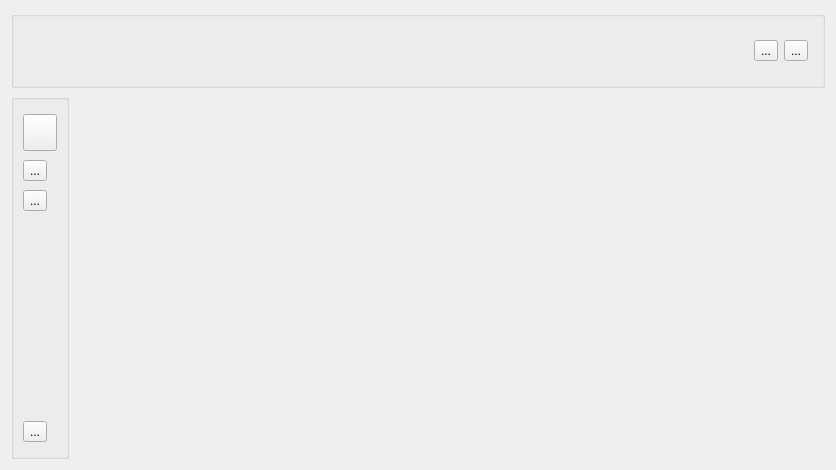
<?xml version="1.0" encoding="UTF-8"?>
<ui version="4.0">
 <class>MainPage</class>
 <widget class="QWidget" name="MainPage">
  <property name="geometry">
   <rect>
    <x>0</x>
    <y>0</y>
    <width>836</width>
    <height>470</height>
   </rect>
  </property>
  <property name="windowTitle">
   <string>Form</string>
  </property>
  <layout class="QHBoxLayout" name="horizontalLayout_4">
   <item>
    <layout class="QVBoxLayout" name="verticalLayout_3">
     <item>
      <widget class="QGroupBox" name="topMenu">
       <property name="title">
        <string/>
       </property>
       <layout class="QHBoxLayout" name="horizontalLayout_2">
        <item>
         <layout class="QHBoxLayout" name="horizontalLayout">
          <item>
           <spacer name="horizontalSpacer">
            <property name="orientation">
             <enum>Qt::Horizontal</enum>
            </property>
            <property name="sizeType">
             <enum>QSizePolicy::Fixed</enum>
            </property>
            <property name="sizeHint" stdset="0">
             <size>
              <width>5</width>
              <height>20</height>
             </size>
            </property>
           </spacer>
          </item>
          <item>
           <widget class="QLabel" name="icon">
            <property name="sizePolicy">
             <sizepolicy hsizetype="Fixed" vsizetype="Fixed">
              <horstretch>0</horstretch>
              <verstretch>0</verstretch>
             </sizepolicy>
            </property>
            <property name="minimumSize">
             <size>
              <width>50</width>
              <height>50</height>
             </size>
            </property>
            <property name="maximumSize">
             <size>
              <width>50</width>
              <height>50</height>
             </size>
            </property>
            <property name="text">
             <string/>
            </property>
            <property name="pixmap">
             <pixmap resource="res.qrc">:/img/res/img/icon.png</pixmap>
            </property>
            <property name="scaledContents">
             <bool>true</bool>
            </property>
            <property name="alignment">
             <set>Qt::AlignCenter</set>
            </property>
           </widget>
          </item>
          <item>
           <spacer name="horizontalSpacer_2">
            <property name="orientation">
             <enum>Qt::Horizontal</enum>
            </property>
            <property name="sizeHint" stdset="0">
             <size>
              <width>40</width>
              <height>20</height>
             </size>
            </property>
           </spacer>
          </item>
          <item>
           <widget class="QToolButton" name="tb_userInfo">
            <property name="cursor">
             <cursorShape>PointingHandCursor</cursorShape>
            </property>
            <property name="text">
             <string>...</string>
            </property>
            <property name="icon">
             <iconset resource="res.qrc">
              <normaloff>:/img/res/img/userInfo.png</normaloff>:/img/res/img/userInfo.png</iconset>
            </property>
            <property name="iconSize">
             <size>
              <width>25</width>
              <height>25</height>
             </size>
            </property>
           </widget>
          </item>
          <item>
           <widget class="QToolButton" name="tb_setting">
            <property name="cursor">
             <cursorShape>PointingHandCursor</cursorShape>
            </property>
            <property name="text">
             <string>...</string>
            </property>
            <property name="icon">
             <iconset>
              <normalon>:/img/res/img/setting.png</normalon>
             </iconset>
            </property>
            <property name="iconSize">
             <size>
              <width>25</width>
              <height>25</height>
             </size>
            </property>
           </widget>
          </item>
          <item>
           <spacer name="horizontalSpacer_3">
            <property name="orientation">
             <enum>Qt::Horizontal</enum>
            </property>
            <property name="sizeType">
             <enum>QSizePolicy::Fixed</enum>
            </property>
            <property name="sizeHint" stdset="0">
             <size>
              <width>5</width>
              <height>20</height>
             </size>
            </property>
           </spacer>
          </item>
         </layout>
        </item>
       </layout>
      </widget>
     </item>
     <item>
      <layout class="QHBoxLayout" name="horizontalLayout_3">
       <item>
        <widget class="QGroupBox" name="leftMunu">
         <property name="sizePolicy">
          <sizepolicy hsizetype="Fixed" vsizetype="Preferred">
           <horstretch>0</horstretch>
           <verstretch>0</verstretch>
          </sizepolicy>
         </property>
         <property name="minimumSize">
          <size>
           <width>58</width>
           <height>0</height>
          </size>
         </property>
         <property name="maximumSize">
          <size>
           <width>58</width>
           <height>16777215</height>
          </size>
         </property>
         <property name="title">
          <string/>
         </property>
         <layout class="QVBoxLayout" name="verticalLayout_2">
          <item>
           <layout class="QVBoxLayout" name="verticalLayout">
            <item>
             <spacer name="verticalSpacer_3">
              <property name="orientation">
               <enum>Qt::Vertical</enum>
              </property>
              <property name="sizeType">
               <enum>QSizePolicy::Fixed</enum>
              </property>
              <property name="sizeHint" stdset="0">
               <size>
                <width>20</width>
                <height>5</height>
               </size>
              </property>
             </spacer>
            </item>
            <item>
             <widget class="QToolButton" name="tb_folder">
              <property name="cursor">
               <cursorShape>PointingHandCursor</cursorShape>
              </property>
              <property name="autoFillBackground">
               <bool>false</bool>
              </property>
              <property name="text">
               <string/>
              </property>
              <property name="icon">
               <iconset resource="res.qrc">
                <normaloff>:/img/res/img/folder_unselected.png</normaloff>:/img/res/img/folder_unselected.png</iconset>
              </property>
              <property name="iconSize">
               <size>
                <width>30</width>
                <height>30</height>
               </size>
              </property>
             </widget>
            </item>
            <item>
             <spacer name="verticalSpacer_4">
              <property name="orientation">
               <enum>Qt::Vertical</enum>
              </property>
              <property name="sizeType">
               <enum>QSizePolicy::Fixed</enum>
              </property>
              <property name="sizeHint" stdset="0">
               <size>
                <width>20</width>
                <height>3</height>
               </size>
              </property>
             </spacer>
            </item>
            <item>
             <widget class="QToolButton" name="tb_transmit">
              <property name="cursor">
               <cursorShape>PointingHandCursor</cursorShape>
              </property>
              <property name="text">
               <string>...</string>
              </property>
              <property name="icon">
               <iconset>
                <normalon>:/img/res/img/transmit_unselected.png</normalon>
               </iconset>
              </property>
              <property name="iconSize">
               <size>
                <width>30</width>
                <height>30</height>
               </size>
              </property>
             </widget>
            </item>
            <item>
             <spacer name="verticalSpacer_5">
              <property name="orientation">
               <enum>Qt::Vertical</enum>
              </property>
              <property name="sizeType">
               <enum>QSizePolicy::Fixed</enum>
              </property>
              <property name="sizeHint" stdset="0">
               <size>
                <width>20</width>
                <height>3</height>
               </size>
              </property>
             </spacer>
            </item>
            <item>
             <widget class="QToolButton" name="tb_friend">
              <property name="cursor">
               <cursorShape>PointingHandCursor</cursorShape>
              </property>
              <property name="text">
               <string>...</string>
              </property>
              <property name="icon">
               <iconset>
                <normalon>:/img/res/img/friend_unselected.png</normalon>
               </iconset>
              </property>
              <property name="iconSize">
               <size>
                <width>30</width>
                <height>30</height>
               </size>
              </property>
             </widget>
            </item>
            <item>
             <spacer name="verticalSpacer">
              <property name="orientation">
               <enum>Qt::Vertical</enum>
              </property>
              <property name="sizeHint" stdset="0">
               <size>
                <width>20</width>
                <height>40</height>
               </size>
              </property>
             </spacer>
            </item>
            <item>
             <widget class="QToolButton" name="tb_logout">
              <property name="cursor">
               <cursorShape>PointingHandCursor</cursorShape>
              </property>
              <property name="text">
               <string>...</string>
              </property>
              <property name="icon">
               <iconset>
                <normalon>:/img/res/img/logout.png</normalon>
               </iconset>
              </property>
              <property name="iconSize">
               <size>
                <width>30</width>
                <height>30</height>
               </size>
              </property>
             </widget>
            </item>
            <item>
             <spacer name="verticalSpacer_2">
              <property name="orientation">
               <enum>Qt::Vertical</enum>
              </property>
              <property name="sizeType">
               <enum>QSizePolicy::Fixed</enum>
              </property>
              <property name="sizeHint" stdset="0">
               <size>
                <width>20</width>
                <height>5</height>
               </size>
              </property>
             </spacer>
            </item>
           </layout>
          </item>
         </layout>
        </widget>
       </item>
       <item>
        <widget class="QStackedWidget" name="funcPanel">
         <property name="lineWidth">
          <number>1</number>
         </property>
         <widget class="QWidget" name="page"/>
         <widget class="QWidget" name="page_2"/>
        </widget>
       </item>
      </layout>
     </item>
    </layout>
   </item>
  </layout>
 </widget>
 <resources>
  <include location="res.qrc"/>
 </resources>
 <connections/>
</ui>
